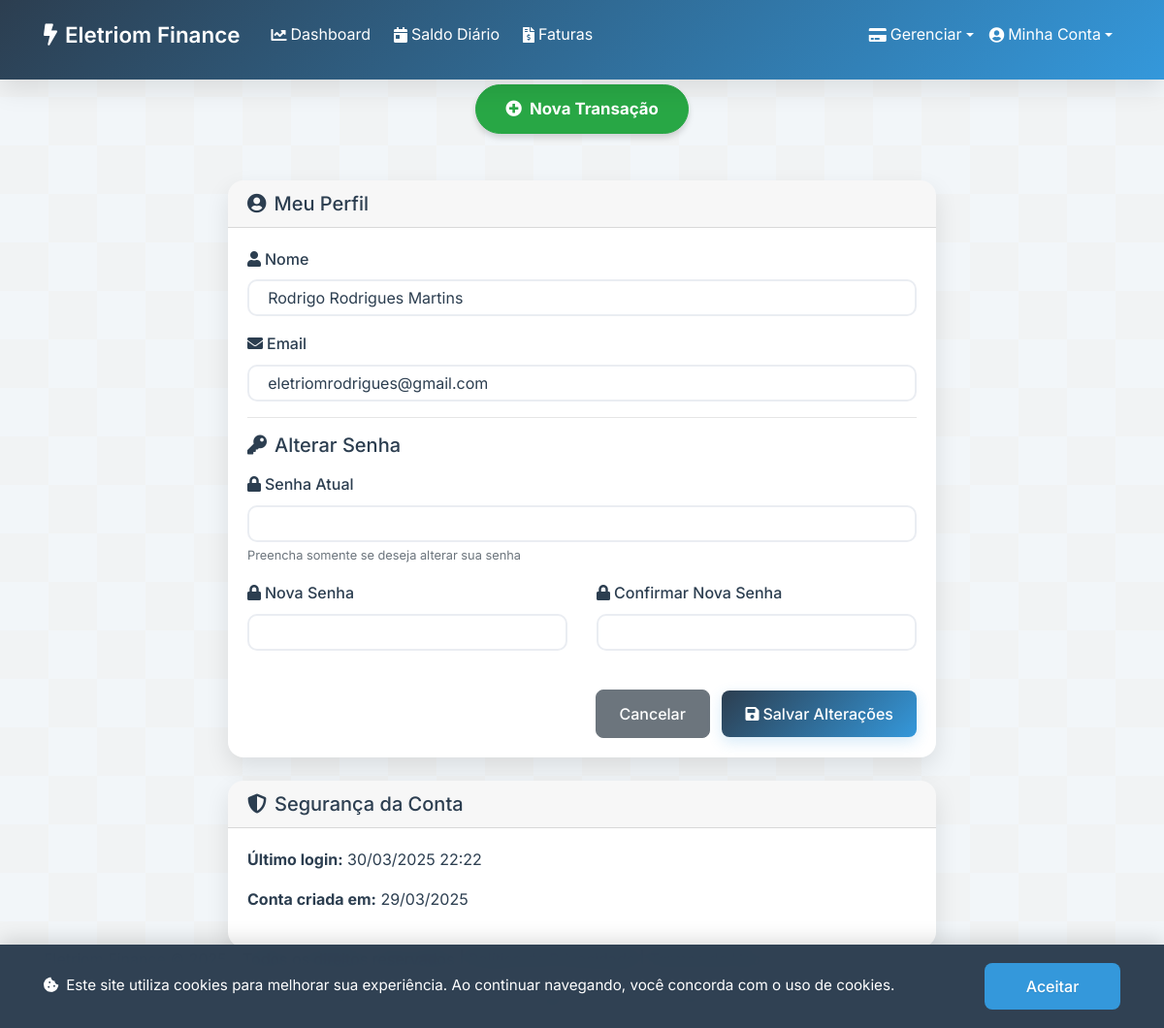
The app's page /profile (signed in), older data.
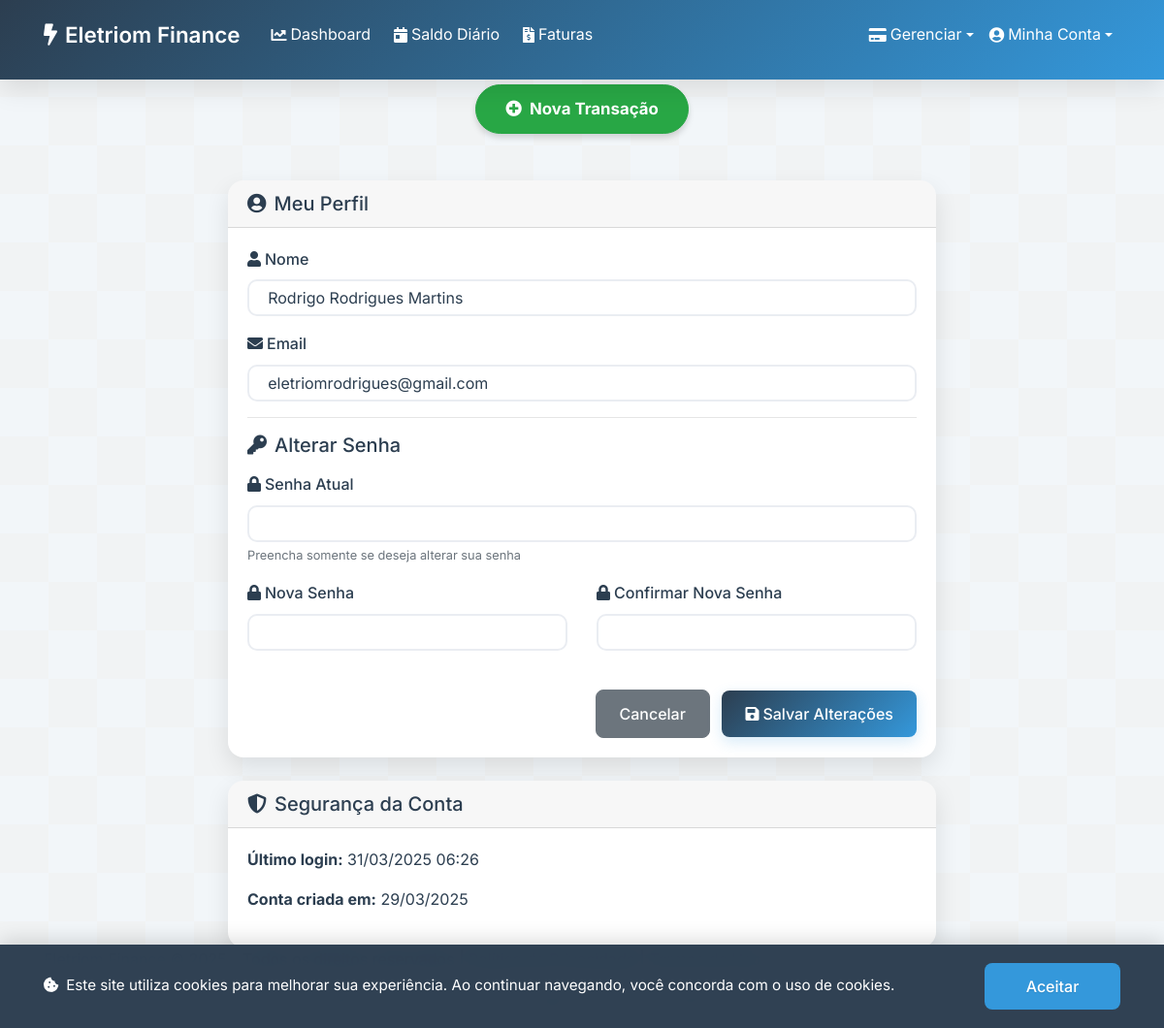
The same page, newer data.
### app.py (models this page shows, shortened)
class User(db.Model, UserMixin):
    id = db.Column(db.Integer, primary_key=True)
    name = db.Column(db.String(100), nullable=False)
    email = db.Column(db.String(100), unique=True, nullable=False)
    password_hash = db.Column(db.String(200), nullable=False)
    created_at = db.Column(db.DateTime, default=datetime.now)
    last_login = db.Column(db.DateTime, nullable=True)
    active = db.Column(db.Boolean, default=True)
    transactions = db.relationship('Transaction', backref='user', lazy=True)
    credit_cards = db.relationship('CreditCard', backref='user', lazy=True)

### app.py (the view, shortened to what this page needs)
@app.route('/profile', methods=['GET', 'POST'])
@login_required
def profile():
    return render_template('profile.html')

### app.py (called while the page is built)
@login_manager.user_loader
def load_user(user_id):
    return db.session.get(User, int(user_id))

### templates/profile.html
{% extends "base.html" %}
{% block content %}
<div class="row justify-content-center">
  <div class="col-md-8">
    <div class="card">
      <div class="card-header d-flex justify-content-between align-items-center">
        <h5 class="mb-0"><i class="fas fa-user-circle mr-2"></i>Meu Perfil</h5>
      </div>
      <div class="card-body">
        <form method="POST" action="{{ url_for('profile') }}">
          <div class="form-group">
            <label for="name"><i class="fas fa-user mr-1"></i>Nome</label>
            <input type="text" class="form-control" id="name" name="name" value="{{ current_user.name }}" required>
          </div>
          <div class="form-group">
            <label for="email"><i class="fas fa-envelope mr-1"></i>Email</label>
            <input type="email" class="form-control" id="email" name="email" value="{{ current_user.email }}" required>
          </div>
          <hr>
          <h5 class="mb-3"><i class="fas fa-key mr-2"></i>Alterar Senha</h5>
          <div class="form-group">
            <label for="current_password"><i class="fas fa-lock mr-1"></i>Senha Atual</label>
            <input type="password" class="form-control" id="current_password" name="current_password">
            <small class="form-text text-muted">Preencha somente se deseja alterar sua senha</small>
          </div>
          <div class="row">
            <div class="col-md-6">
              <div class="form-group">
                <label for="new_password"><i class="fas fa-lock mr-1"></i>Nova Senha</label>
                <input type="password" class="form-control" id="new_password" name="new_password">
              </div>
            </div>
            <div class="col-md-6">
              <div class="form-group">
                <label for="new_password2"><i class="fas fa-lock mr-1"></i>Confirmar Nova Senha</label>
                <input type="password" class="form-control" id="new_password2" name="new_password2">
              </div>
            </div>
          </div>
          <div class="text-right mt-4">
            <a href="{{ url_for('index') }}" class="btn btn-secondary mr-2">Cancelar</a>
            <button type="submit" class="btn btn-primary"><i class="fas fa-save mr-1"></i>Salvar Alterações</button>
          </div>
        </form>
      </div>
    </div>
    <div class="card mt-4">
      <div class="card-header d-flex justify-content-between align-items-center">
        <h5 class="mb-0"><i class="fas fa-shield-alt mr-2"></i>Segurança da Conta</h5>
      </div>
      <div class="card-body">
        <p>
          <strong>Último login:</strong>
          {% if current_user.last_login %}
            {{ current_user.last_login.strftime("%d/%m/%Y %H:%M") }}
          {% else %}
            Não disponível
          {% endif %}
        </p>
        <p>
          <strong>Conta criada em:</strong>
          {{ current_user.created_at.strftime("%d/%m/%Y") }}
        </p>
      </div>
    </div>
  </div>
</div>
{% endblock %}

### templates/base.html (shortened to what this page needs)
<!DOCTYPE html>
<html lang="pt-br">
<head>
  <link rel="stylesheet" href="https://maxcdn.bootstrapcdn.com/bootstrap/4.5.2/css/bootstrap.min.css">
  <link rel="stylesheet" href="{{ url_for('static', filename='style.css') }}">
  <link href="https://cdnjs.cloudflare.com/ajax/libs/font-awesome/5.15.4/css/all.min.css" rel="stylesheet">
</head>
<body>
  <div class="cookie-banner">
    <div class="container">
      <p><i class="fas fa-cookie-bite mr-2"></i>Este site utiliza cookies para melhorar sua experiência. Ao continuar navegando, você concorda com o uso de cookies.</p>
      <button class="btn btn-accept-cookies">Aceitar</button>
    </div>
  </div>
  <nav class="navbar navbar-expand-lg navbar-dark">
    <div class="container position-relative">
      <a class="navbar-brand mr-4" href="{{ url_for('index') }}"><i class="fas fa-bolt mr-2"></i>Eletriom Finance</a>
      <div class="collapse navbar-collapse" id="navbarNav">
        <ul class="navbar-nav mr-auto">
          <li class="nav-item mr-2"><a class="nav-link" href="{{ url_for('index') }}"><i class="fas fa-chart-line mr-1"></i> Dashboard</a></li>
          <li class="nav-item mr-2"><a class="nav-link" href="{{ url_for('daily_balance') }}"><i class="fas fa-calendar-day mr-1"></i> Saldo Diário</a></li>
          <li class="nav-item mr-2"><a class="nav-link" href="{{ url_for('pending_invoices') }}"><i class="fas fa-file-invoice-dollar mr-1"></i> Faturas</a></li>
        </ul>
        <ul class="navbar-nav ml-auto">
          <li class="nav-item dropdown">
            <a class="nav-link dropdown-toggle" href="#" id="financeDropdown" role="button" data-toggle="dropdown" aria-haspopup="true" aria-expanded="false">
              <i class="fas fa-credit-card mr-1"></i> Gerenciar
            </a>
          </li>
          <li class="nav-item dropdown">
            <a class="nav-link dropdown-toggle" href="#" id="userDropdown" role="button" data-toggle="dropdown" aria-haspopup="true" aria-expanded="false">
              <i class="fas fa-user-circle mr-1"></i> Minha Conta
            </a>
          </li>
        </ul>
      </div>
    </div>
  </nav>
  <div class="container btn-container text-center">
    <a href="{{ url_for('add_transaction') }}" class="btn btn-success btn-nova-transacao"><i class="fas fa-plus-circle mr-1"></i> Nova Transação</a>
  </div>
  <div class="container mt-5">
    {% block content %}{% endblock %}
  </div>
  <footer class="lgpd-footer">
    <div class="container">
      <p>Eletriom Finance © 2025 - Todos os direitos reservados | <a href="{{ url_for('privacy_policy') }}">Política de Privacidade</a> | <a href="{{ url_for('terms_of_use') }}">Termos de Uso</a></p>
      <p>Conforme a Lei Geral de Proteção de Dados (LGPD), garantimos a segurança e privacidade dos seus dados.</p>
    </div>
  </footer>
</body>
</html>

### static/style.css (style rules this page uses)
:root { --primary-color: #2c3e50; --secondary-color: #34495e; --accent-color: #3498db; --success-color: #2ecc71; --danger-color: #e74c3c; --text-color: #2c3e50; --light-bg: #f8f9fa; --border-color: #dee2e6; --primary-gradient: linear-gradient(135deg, #2c3e50, #3498db); --secondary-gradient: linear-gradient(135deg, #3498db, #2ecc71); --box-shadow: 0 10px 25px rgba(0, 0, 0, 0.1); --text-shadow: 0 1px 2px rgba(0, 0, 0, 0.1); }
* { margin: 0; padding: 0; box-sizing: border-box; }
body { font-family: 'Inter', -apple-system, BlinkMacSystemFont, sans-serif; line-height: 1.6; color: var(--text-color); }
.navbar { box-shadow: var(--box-shadow); background: var(--primary-gradient); padding: 15px 0 25px 0; margin-bottom: 15px; position: relative; z-index: 50; display: flex; align-items: center; }
.navbar-nav { align-items: center; }
.navbar-nav .nav-item { display: flex; align-items: center; height: 100%; }
.navbar .nav-link { padding-top: 0.5rem; padding-bottom: 0.5rem; height: 100%; display: flex; align-items: center; white-space: nowrap; }
.navbar-brand { display: flex; align-items: center; padding-top: 0; padding-bottom: 0; height: 100%; }
.navbar-dark .navbar-brand, .navbar-dark .nav-link { color: white !important; }
.navbar-brand { font-weight: 600; font-size: 1.4rem; }
.card { border: none; border-radius: 16px; box-shadow: var(--box-shadow); transition: all 0.3s ease; overflow: hidden; }
.form-control { border-radius: 10px; border: 2px solid #eaedf2; padding: 0.75rem 1.2rem; transition: all 0.3s ease; color: var(--text-color); background-color: white; font-size: 1rem; }
.form-group label { font-weight: 500; margin-bottom: 0.5rem; }
.btn { border-radius: 8px; padding: 0.75rem 1.5rem; font-weight: 500; transition: transform 0.2s; }
.btn-primary { background: var(--primary-gradient); border: none; box-shadow: 0 5px 15px rgba(52, 152, 219, 0.2); }
.cookie-banner { position: fixed; bottom: 0; left: 0; right: 0; background: rgba(44, 62, 80, 0.98); color: white; padding: 1.2rem 0; z-index: 9999; transform: translateY(100%); transition: transform 0.3s cubic-bezier(0.4, 0, 0.2, 1); box-shadow: 0 -4px 20px rgba(0, 0, 0, 0.15); backdrop-filter: blur(10px); -webkit-backdrop-filter: blur(10px); }
.cookie-banner.show { transform: translateY(0); }
.cookie-banner .container { display: flex; justify-content: space-between; align-items: center; gap: 1.5rem; flex-wrap: wrap; }
.cookie-banner p { margin: 0; font-size: 0.95rem; line-height: 1.5; flex: 1; min-width: 200px; }
.btn-accept-cookies { white-space: nowrap; background: var(--accent-color); border: none; padding: 0.75rem 2rem; transition: all 0.2s cubic-bezier(0.4, 0, 0.2, 1); border-radius: 8px; font-weight: 500; min-width: 140px; color: white; text-shadow: 0 1px 1px rgba(0, 0, 0, 0.1); }
.position-relative { position: relative; }
.btn-container { margin-top: -10px; margin-bottom: 20px; position: relative; z-index: 40; }
.btn-nova-transacao { font-weight: bold; padding: 12px 30px; font-size: 1.05rem; box-shadow: 0 4px 6px rgba(0,0,0,0.15); border-radius: 30px; transition: all 0.3s ease; white-space: nowrap; }

Row changes from the older to the newer data that the page shows:
changed User "Rodrigo Rodrigues Martins": last_login "30/03/2025 22:22" → "31/03/2025 06:26"
